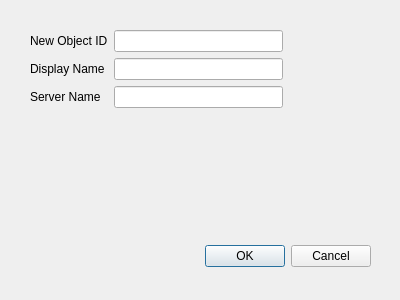
<?xml version="1.0" encoding="UTF-8"?>
<ui version="4.0">
 <class>Dialog</class>
 <widget class="QDialog" name="Dialog">
  <property name="geometry">
   <rect>
    <x>0</x>
    <y>0</y>
    <width>400</width>
    <height>300</height>
   </rect>
  </property>
  <property name="windowTitle">
   <string>Dialog</string>
  </property>
  <widget class="QDialogButtonBox" name="buttonBox">
   <property name="geometry">
    <rect>
     <x>30</x>
     <y>240</y>
     <width>341</width>
     <height>32</height>
    </rect>
   </property>
   <property name="orientation">
    <enum>Qt::Horizontal</enum>
   </property>
   <property name="standardButtons">
    <set>QDialogButtonBox::Cancel|QDialogButtonBox::Ok</set>
   </property>
  </widget>
  <widget class="QWidget" name="">
   <property name="geometry">
    <rect>
     <x>30</x>
     <y>30</y>
     <width>253</width>
     <height>107</height>
    </rect>
   </property>
   <layout class="QFormLayout" name="formLayout">
    <item row="0" column="0">
     <widget class="QLabel" name="label">
      <property name="text">
       <string>New Object ID</string>
      </property>
     </widget>
    </item>
    <item row="0" column="1">
     <widget class="QLineEdit" name="objectName">
      <property name="toolTip">
       <string>Object Identifier - Does not change </string>
      </property>
      <property name="inputMask">
       <string/>
      </property>
      <property name="readOnly">
       <bool>true</bool>
      </property>
     </widget>
    </item>
    <item row="1" column="0">
     <widget class="QLabel" name="label_3">
      <property name="text">
       <string>Display Name</string>
      </property>
     </widget>
    </item>
    <item row="1" column="1">
     <widget class="QLineEdit" name="displayName">
      <property name="toolTip">
       <string>Display name of object </string>
      </property>
      <property name="inputMask">
       <string>Axxxxxxxxxxxxxxxxxxxxxxxxxxxxxxx; </string>
      </property>
     </widget>
    </item>
    <item row="2" column="0">
     <widget class="QLabel" name="label_2">
      <property name="text">
       <string>Server Name</string>
      </property>
     </widget>
    </item>
    <item row="2" column="1">
     <widget class="QLineEdit" name="serverName">
      <property name="toolTip">
       <string>Name of server that owns the object</string>
      </property>
      <property name="readOnly">
       <bool>true</bool>
      </property>
     </widget>
    </item>
   </layout>
  </widget>
 </widget>
 <resources/>
 <connections>
  <connection>
   <sender>buttonBox</sender>
   <signal>accepted()</signal>
   <receiver>Dialog</receiver>
   <slot>accept()</slot>
   <hints>
    <hint type="sourcelabel">
     <x>248</x>
     <y>254</y>
    </hint>
    <hint type="destinationlabel">
     <x>157</x>
     <y>274</y>
    </hint>
   </hints>
  </connection>
  <connection>
   <sender>buttonBox</sender>
   <signal>rejected()</signal>
   <receiver>Dialog</receiver>
   <slot>reject()</slot>
   <hints>
    <hint type="sourcelabel">
     <x>316</x>
     <y>260</y>
    </hint>
    <hint type="destinationlabel">
     <x>286</x>
     <y>274</y>
    </hint>
   </hints>
  </connection>
 </connections>
</ui>
